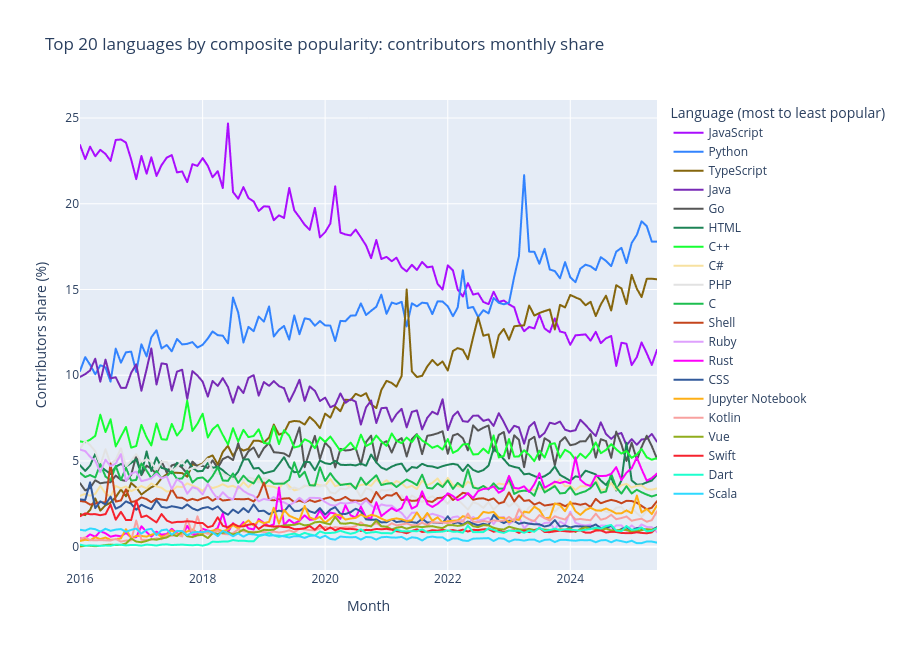

Notebook code for this chart:
### Code cell
metric_share_trend(metric="contributors", top_n=20).show()
